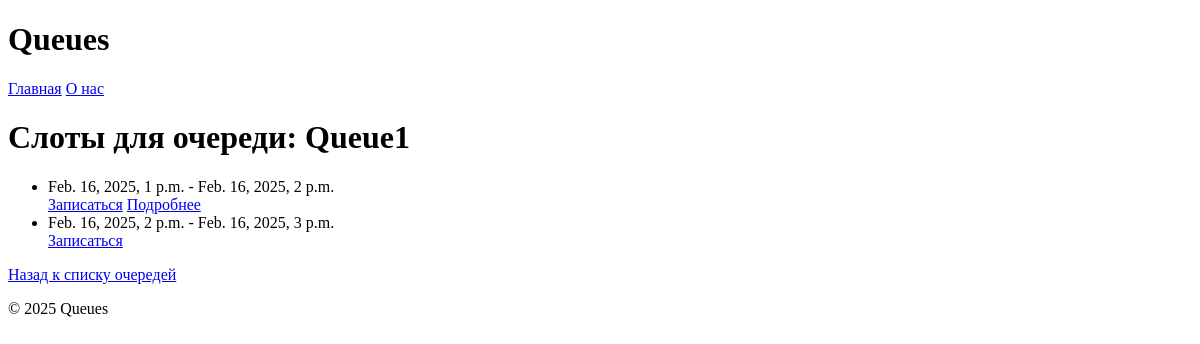
/queue/1/ (signed in), run on an earlier commit of the app's database.
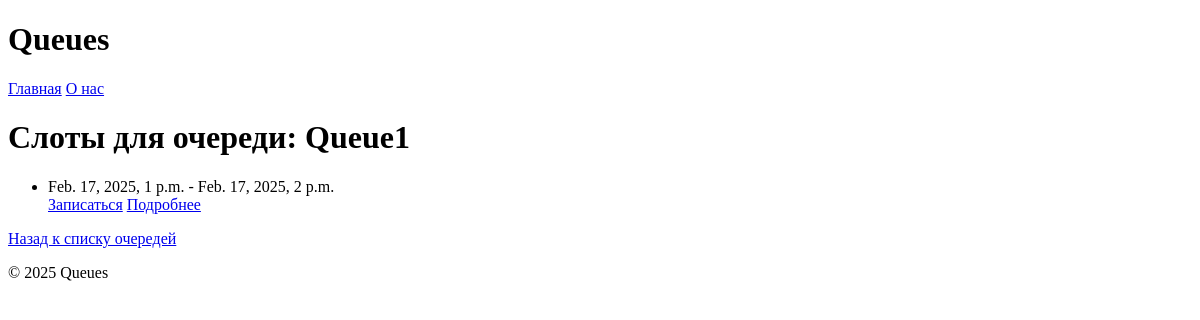
And on a later commit of the database.
### queue_app/models.py (models this page shows, shortened)
class Slot(models.Model):
    queue = models.ForeignKey(Queue, on_delete=models.CASCADE)
    start_time = models.DateTimeField()
    end_time = models.DateTimeField()
    is_available = models.BooleanField(default=True)

### queue_app/views.py (the view)
# urls.py: path('queue/<int:queue_id>/', views.slot_list, name='slot_list'),
@login_required
def slot_list(request, queue_id):
    queue = get_object_or_404(Queue, id=queue_id)
    if is_admin(request.user):  # Проверяем, является ли пользователь администратором
        slots = Slot.objects.filter(queue=queue)  # Администратор видит все слоты
    else:
        slots = Slot.objects.filter(queue=queue, is_available=True)  # Обычный пользователь видит только доступные
    return render(request, 'queue_app/slot_list.html', {'queue': queue, 'slots': slots})

### queue_app/views.py (called while the page is built)
def is_admin(user):
    return user.is_staff

### queue_app/templates/queue_app/slot_list.html
{% extends "base.html" %}
{% block content %}
<div class="container mx-auto px-4 py-8">
    <h1 class="text-3xl font-bold text-gray-800 mb-6">Слоты для очереди: {{ queue.name }}</h1>
    <ul class="space-y-4">
        {% for slot in slots %}
            <li class="bg-white shadow rounded-lg p-4 flex justify-between items-center">
                <span class="text-gray-700">{{ slot.start_time }} - {{ slot.end_time }}</span>
                <div class="space-x-4">
                    <a href="{% url 'book_slot' slot.id %}" class="bg-blue-500 text-white px-4 py-2 rounded-lg hover:bg-blue-600">Записаться</a>
                    {% if slot.booking_set.exists %}
                        <a href="{% url 'slot_detail' slot.queue.name slot.start_time %}" class="text-blue-500 hover:underline">Подробнее</a>
                    {% endif %}
                </div>
            </li>
        {% empty %}
            <p class="text-gray-500">Нет доступных слотов</p>
        {% endfor %}
    </ul>
    <div class="mt-6">
        <a href="{% url 'queue_list' %}" class="inline-block bg-gray-500 text-white px-6 py-3 rounded-lg hover:bg-gray-600">Назад к списку очередей</a>
    </div>
</div>
{% endblock %}

What changed in the data, as far as the page shows it:
removed Slot: start_time "Feb. 16, 2025, 1 p.m.", end_time "Feb. 16, 2025, 2 p.m.", shows "Подробнее"
removed Slot: start_time "Feb. 16, 2025, 2 p.m.", end_time "Feb. 16, 2025, 3 p.m."
added Slot: start_time "Feb. 17, 2025, 1 p.m.", end_time "Feb. 17, 2025, 2 p.m.", shows "Подробнее"
